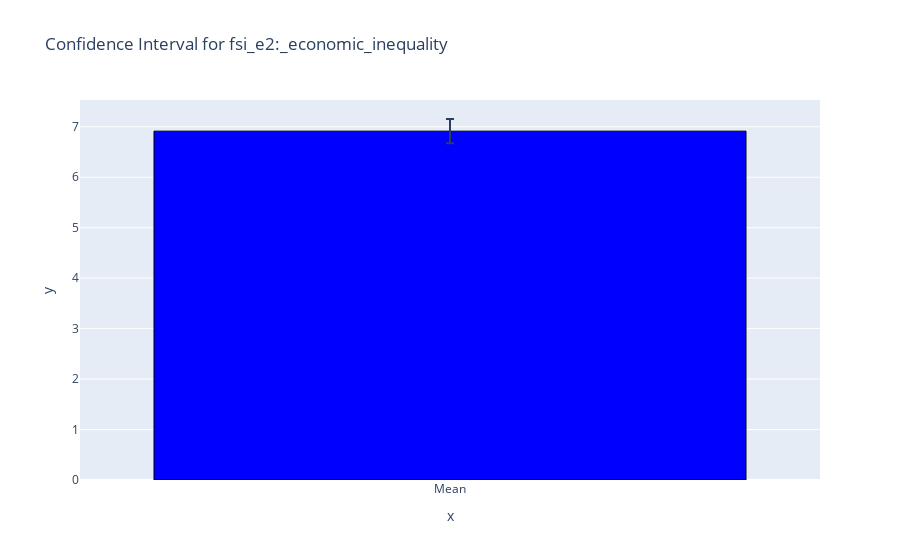

This figure's notebook cell:
### Markdown cell above
#### Summary:
> We filtered the data to focus on countries with "fsi_e3:_human_flight_and_brain_drain" values greater than or equal to 5.0. Within this subset, we calculated the mean value, which came out to be approximately 6.6237. Additionally, we established a 95% confidence interval for this subset, suggesting that we can be reasonably confident that the true population mean falls within the range of 6.4148 to 6.8327.

### Code cell
# Filter the dataset based on specific criteria for "fsi_e2:_economic_inequality."
# Select countries with values greater than or equal to 5.0 in this column.
subset_data = df_indicators[df_indicators['fsi_e2:_economic_inequality'] >= 5.0]

# Calculate the mean and standard deviation for the selected subset of data.
mean = subset_data['fsi_e2:_economic_inequality'].mean()
std_dev = subset_data['fsi_e2:_economic_inequality'].std()
sample_size = len(subset_data)

# Calculate the confidence interval at a 95% confidence level.
confidence_level = 0.95
z_score = stats.norm.ppf((1 + confidence_level) / 2)
margin_of_error = z_score * (std_dev / (sample_size ** 0.5))

# Define the confidence interval using the calculated mean and margin of error.
confidence_interval = (mean - margin_of_error, mean + margin_of_error)

# Print the calculated confidence interval.
print("Confidence Interval:", confidence_interval)

# Create a bar chart to visualize the confidence interval for "fsi_e2:_economic_inequality."
fig = px.bar(x=['Mean'], y=[mean], error_y=[margin_of_error], title="Confidence Interval for fsi_e2:_economic_inequality")
fig.update_traces(marker_color='blue', marker_line_color='black', marker_line_width=1, error_x_thickness=1, error_x_color='black')
fig.show()

### Figure 1 — Plotly figure (JSON) as saved in the notebook; plotly's stock layout.template omitted (floating-point values rounded to 4 significant figures)
{"data": [{"alignmentgroup": "True", "error_x": {"color": "black", "thickness": 1}, "error_y": {"array": [0.241]}, "hovertemplate": "x=%{x}<br>y=%{y}<extra></extra>", "legendgroup": "", "marker": {"color": "blue", "line": {"color": "black", "width": 1}, "pattern": {"shape": ""}}, "name": "", "offsetgroup": "", "orientation": "v", "showlegend": false, "textposition": "auto", "type": "bar", "x": ["Mean"], "xaxis": "x", "y": [6.913], "yaxis": "y"}], "layout": {"barmode": "relative", "legend": {"tracegroupgap": 0}, "title": {"text": "Confidence Interval for fsi_e2:_economic_inequality"}, "xaxis": {"anchor": "y", "domain": [0, 1], "title": {"text": "x"}}, "yaxis": {"anchor": "x", "domain": [0, 1], "title": {"text": "y"}}}}
